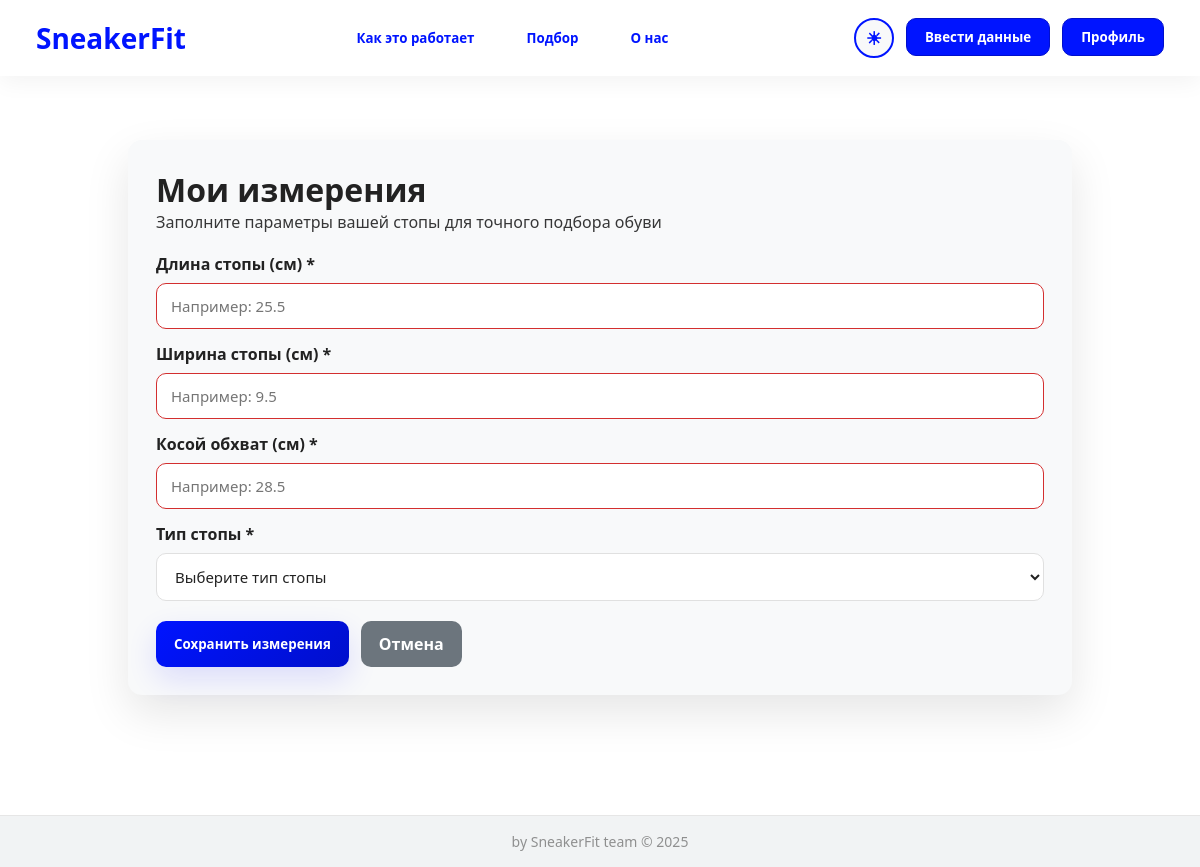
The page /measure (signed in) on the database as committed earlier.
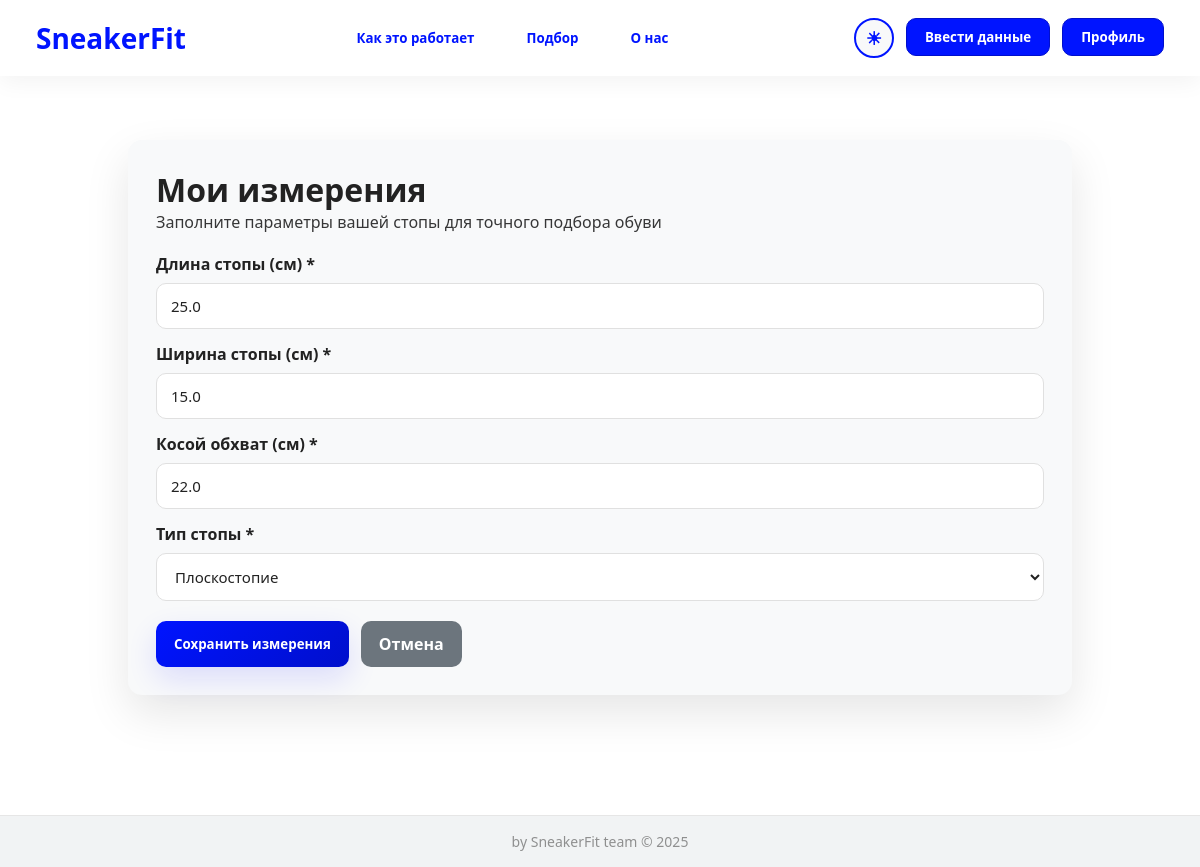
The same page on the database as committed later.
### tables this page shows
CREATE TABLE users (
            id INTEGER PRIMARY KEY AUTOINCREMENT,
            username TEXT NOT NULL,
            email TEXT UNIQUE NOT NULL,
            password TEXT NOT NULL,
            registration_date TEXT,
            registration_type TEXT,
            subscription INTEGER DEFAULT 0,
            foot_length REAL,
            foot_width REAL,
            arch TEXT,
            oblique_circumference REAL,
            foot_type TEXT,
            avatar TEXT,
            about TEXT DEFAULT '',
            email_verified BOOLEAN DEFAULT FALSE
        );

### app.py (the view, shortened to what this page needs)
@app.route('/measure', methods=['GET', 'POST'])
@email_verified_required
def measure():
    user = get_user_by_email(session.get('user_email'))
    return render_template('measure.html', user_measurements=user, errors=[])

### app.py (called while the page is built)
def email_verified_required(f):
    @wraps(f)
    def decorated_function(*args, **kwargs):
        if not session.get('user_logged_in'):
            return redirect('/login_page')
        user_email = session.get('user_email')
        if not user_email or not is_email_verified(user_email):
            session['redirect_after_verification'] = request.url
            return redirect('/verify_email_page')
        return f(*args, **kwargs)
    return decorated_function

### database.py (called while the page is built)
def get_connection():
    conn = sqlite3.connect(DB_FILE)
    conn.row_factory = sqlite3.Row
    return conn

### user_service.py (called while the page is built)
def is_email_verified(email):
    conn = get_connection()
    cursor = conn.cursor()
    try:
        cursor.execute("SELECT email_verified FROM users WHERE email = ?", (email,))
        row = cursor.fetchone()
        return row and row['email_verified'] == 1
    except Exception as e:
        print(f"Error checking email verification: {e}")
        return False
    finally:
        conn.close()

def get_user_by_email(email):
    conn = get_connection()
    cursor = conn.cursor()
    try:
        cursor.execute("SELECT * FROM users WHERE email = ?", (email,))
        row = cursor.fetchone()
        if row:
            return dict(row)
        return None
    except Exception as e:
        print(f"Error getting user by email: {e}")
        return None
    finally:
        conn.close()

### templates/measure.html (shortened to what this page needs)
<!DOCTYPE html>
<html lang="ru">
<head>
    <link rel="stylesheet" href="{{ url_for('static', filename='style.css') }}">
    <link rel="stylesheet" href="{{ url_for('static', filename='../static/css/measure.css') }}">
</head>
<body>
<div class="topbar">
    <a href="/" style="text-decoration: none;">
        <div class="logo">SneakerFit</div>
    </a>
    <div class="center-menu">
        <a href="/how"><button class="ghost-btn">Как это работает</button></a>
        <a href="/fit"><button class="ghost-btn">Подбор</button></a>
        <a href="/about"><button class="ghost-btn">О нас</button></a>
    </div>
    <div class="right-menu">
        <button id="themeSwitcher" class="theme-switcher">
            <span id="themeIcon" class="theme-icon">☀</span>
        </button>
        <a href="/measure"><button class="nav-btn">Ввести данные</button></a>
        <a href="/profile"><button class="nav-btn">Профиль</button></a>
    </div>
</div>
<div class="main-content">
<div class="container" style="margin-top:140px; animation: fadeIn 0.5s ease;">
    <div class="card">
        <h1>Мои измерения</h1>
        <p style="color: #666; margin-bottom: 20px;">Заполните параметры вашей стопы для точного подбора обуви</p>
        <form method="POST" id="measureForm">
            <div class="form-group">
                <label for="length">Длина стопы (см) *</label>
                <input type="number" id="length" name="length" step="0.1" min="15" max="40"
                       value="{{ user_measurements.foot_length if user_measurements.foot_length else '' }}"
                       placeholder="Например: 25.5" required>
            </div>
            <div class="form-group">
                <label for="width">Ширина стопы (см) *</label>
                <input type="number" id="width" name="width" step="0.1" min="5" max="15"
                       value="{{ user_measurements.foot_width if user_measurements.foot_width else '' }}"
                       placeholder="Например: 9.5" required>
            </div>
            <div class="form-group">
                <label for="oblique_circumference">Косой обхват (см) *</label>
                <input type="number" id="oblique_circumference" name="oblique_circumference" step="0.1" min="20" max="50"
                       value="{{ user_measurements.oblique_circumference if user_measurements.oblique_circumference else '' }}"
                       placeholder="Например: 28.5" required>
            </div>
            <div class="form-group">
                <label for="foot_type">Тип стопы *</label>
                <select id="foot_type" name="foot_type" required>
                    <option value="">Выберите тип стопы</option>
                    <option value="Плоскостопие" {% if user_measurements.foot_type == 'Плоскостопие' %}selected{% endif %}>Плоскостопие</option>
                </select>
            </div>
            <div style="display: flex; gap: 12px; margin-top: 20px;">
                <button class="btn btn-primary" type="submit" id="submitBtn">Сохранить измерения</button>
                <a href="/profile" class="btn btn-secondary" style="display:inline-block;">Отмена</a>
            </div>
        </form>
    </div>
</div>
</div>
<footer class="global-footer">
    <p>by SneakerFit team © 2025</p>
</footer>
</body>
</html>

### static/css/measure.css (style rules this page uses)
.card p { color: var(--text-color) !important; opacity: 0.9; }
.form-group label { color: var(--text-color) !important; }

Rows that differ between the two databases and show on the page:
now on this page (row edited): users: length "25.0", width "15.0", oblique_circumference "22.0", foot_type "Плоскостопие"
Other text that changed with them:
form field foot_type: "Выберите тип стопы" → (not shown)
